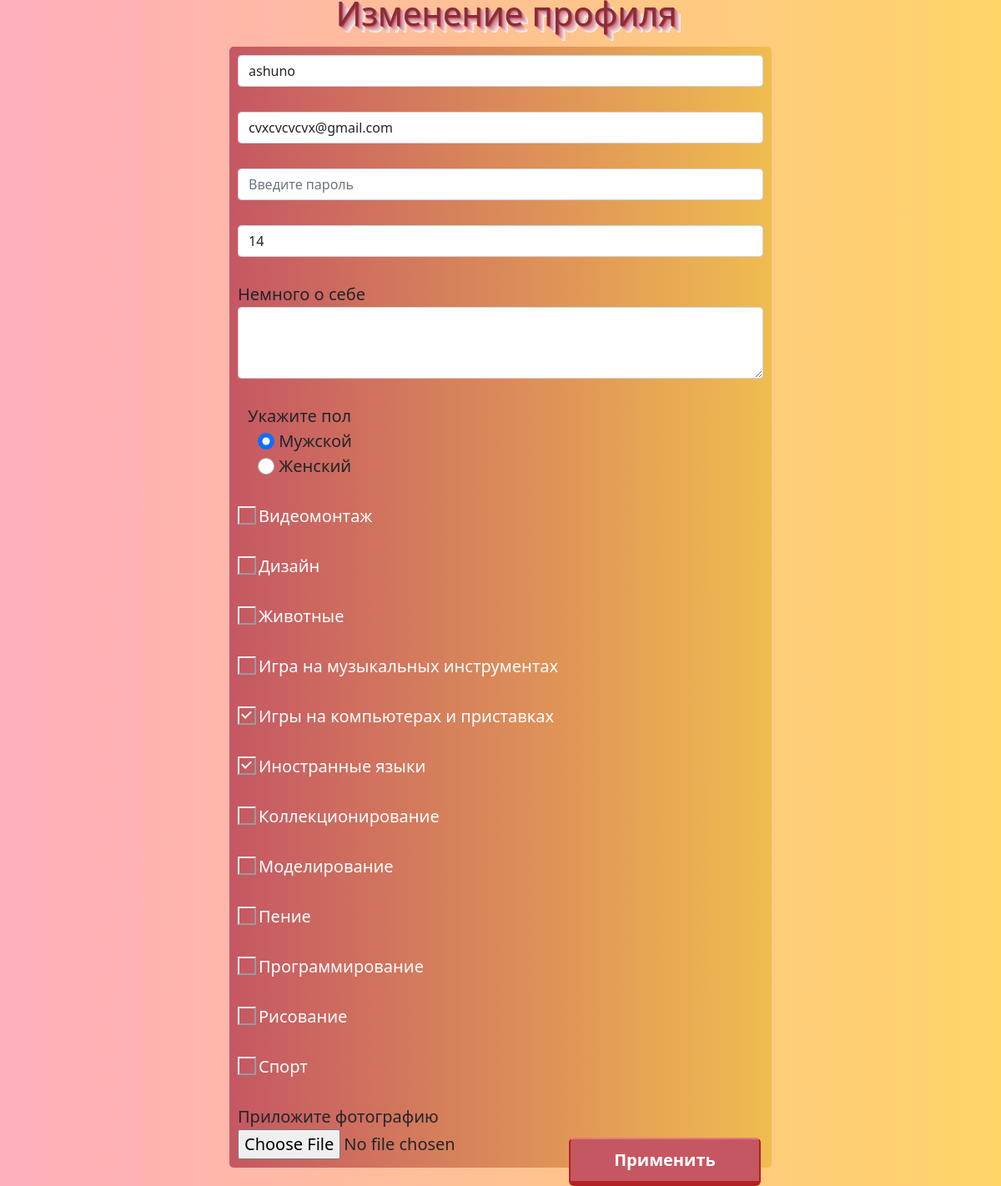
The page /changing_profile (signed in) on the database its author committed.
### data/users.py (models this page shows, shortened)
class User(SqlAlchemyBase, UserMixin):
    __tablename__ = 'users'
    id = sqlalchemy.Column(sqlalchemy.Integer, primary_key=True, autoincrement=True)
    name = sqlalchemy.Column(sqlalchemy.String, nullable=True)
    age = sqlalchemy.Column(sqlalchemy.Integer, nullable=True)
    email = sqlalchemy.Column(sqlalchemy.String, index=True, unique=True, nullable=True)
    password = sqlalchemy.Column(sqlalchemy.String, nullable=True)
    about = sqlalchemy.Column(sqlalchemy.String, nullable=True)
    gender = sqlalchemy.Column(sqlalchemy.String, nullable=True)
    hobby = sqlalchemy.Column(sqlalchemy.String, nullable=True)

class Hobby(SqlAlchemyBase):
    __tablename__ = 'hobbies'
    id = sqlalchemy.Column(sqlalchemy.Integer, primary_key=True, autoincrement=True)
    name = sqlalchemy.Column(sqlalchemy.String, nullable=True)

### main.py (the view, shortened to what this page needs)
@app.route('/changing_profile', methods=['POST', 'GET'])
def changing_profile():
    if not flask_login.current_user.is_authenticated:
        return '>:('
    main_style = url_for('static', filename='css/main_style.css')
    button_style2 = url_for('static', filename='css/button_style.css')
    text_style2 = url_for('static', filename='css/text_style2.css')
    an_style = url_for('static', filename='css/an_style.css')
    checkbox_style = url_for('static', filename='css/checkbox_style.css')
    radio_checkbox_style = url_for('static', filename='css/radio_checkbox_style.css')
    name = flask_login.current_user.name
    email = flask_login.current_user.email
    gender = flask_login.current_user.gender
    age = flask_login.current_user.age
    hobbies = get_hobbies()
    print(flask_login.current_user.hobby)
    hobby_ids = flask_login.current_user.hobby.split('-')
    print(hobby_ids)
    if request.method == 'GET':
        return render_template('changing_profile.html', hobby_ids=hobby_ids, hobbies=hobbies, age=age, gender=gender, name=name, email=email,
                               main_style=main_style, text_style2=text_style2, an_style=an_style,
                               button_style2=button_style2, checkbox_style=checkbox_style,
                               radio_checkbox_style=radio_checkbox_style, email_exists=False)

### data/db_session.py (called while the page is built, shortened)
def global_init(db_file):
    global __factory
    if __factory:
        return

def create_session() -> Session:
    global __factory
    return __factory()

### main.py (called while the page is built)
@login_manager.user_loader
def load_user(user_id):
    db_session.global_init("db/users.sqlite")
    db_sess = db_session.create_session()
    return db_sess.query(User).get(user_id)

### main_users.py (called while the page is built)
def get_hobbies():
    db_session.global_init("db/users.sqlite")
    session = db_session.create_session()
    return session.query(Hobby).all()

### templates/changing_profile.html (shortened to what this page needs)
<!DOCTYPE html>
<html lang="en">
<head>
    <link rel="stylesheet" type="text/css" href="{{main_style}}"/>
    <link rel="stylesheet" type="text/css" href="{{text_style2}}"/>
    <link rel="stylesheet" type="text/css" href="{{an_style}}"/>
    <link rel="stylesheet" type="text/css" href="{{checkbox_style}}"/>
    <link rel="stylesheet" type="text/css" href="{{radio_checkbox_style}}"/>
    <link rel="stylesheet" type="text/css" href="{{button_style2}}"/>
    <link href="https://cdn.jsdelivr.net/npm/bootstrap@5.0.0-beta2/dist/css/bootstrap.min.css" rel="stylesheet">
</head>
<body>
        <h1 align="center">Изменение профиля</h1>
        <div>
            <form class="login_form" method="post">
                <input type="text" class="form-control" id="text" aria-describedby="emailHelp" placeholder="Введите фамилию и имя" value="{{name}}" name="name">
                <br/>
                <input type="email" class="form-control" id="email" aria-describedby="emailHelp" placeholder="Введите адрес почты" value="{{email}}" name="email">
                <br/>
                <input type="password" class="form-control" id="password" placeholder="Введите пароль" name="password">
                <br/>
                <input class="form-control" id="age" aria-describedby="emailHelp" placeholder="Введите Ваш возраст" value="{{age}}" name="age"><br/>
                <div class="form-group">
                    <label for="about" class="my_text">Немного о себе</label>
                    <textarea class="form-control" id="about" rows="3" name="about"></textarea>
                </div>
                <div class="form-group">
                    <br/>
                </div>
                <div class="container">
                    <label class="my_text">Укажите пол</label>
                    <div class="container">
                      <input class="form-check-input" type="radio" name="gender" id="male" value="male" {% if gender =='male' %} checked {% endif %}>
                      <label class="form-check-label" for="male">
                        Мужской
                      </label>
                    </div>
                    <div class="container">
                      <input class="form-check-input" type="radio" name="gender" id="female" value="female" {% if gender =='female' %} checked {% endif %}>
                      <label class="form-check-label" for="female">
                        Женский
                      </label>
                    </div>
                </div>
                    <div class="checkbox">
                        {% for hobby in hobbies %}
                        <label class="form-check-label" for="interest{{hobby.id}}">{{hobby.name}}</label>
                        {% endfor %}
                     </div><br/>
                    <label for="photo" class="my_text">Приложите фотографию</label>
                    <input type="file" class="form-control-file" id="photo" name="file">
                <button type="submit" class="turquoise">Применить</button>
            </form>
        </div>
</body>
</html>

### static/css/main_style.css (style rules this page uses)
body { background: linear-gradient(to right, #ffaebd, #ffd567); margin: 50px; }

### static/css/text_style2.css (style rules this page uses)
H1 { margin-left: 30px; max-width: 100%; font-size: 70px; font-weight: normal; padding: 30; cursor: pointer; margin: 20 px; text-shadow: -8px -8px 0 hsl(353, 49%, 35%), -7px -7px 0 hsl(353, 49%, 50%), -6px -6px 0 hsl(353, 49%, 65%), -5px -5px 0 hsl(353, 49%, 70%), -4px -4px 0 hsl(353, 49%, 75%), -3px -3px 0 hsl(353, 49%, 80%), -2px -2px 0 hsl(353, 49%, 85%), -1px -1px 0 hsl(353, 49%, 90%), 0 0 0 hsl(353, 49%, 95%); color: transparent; transition: all 1s; }

### static/css/an_style.css (style rules this page uses)
form.login_form { margin-left: auto; margin-right: auto; max-width: 650px; background-color: #c55763; background: linear-gradient(to right, #c55763, #f0bc50); border-radius: 5px; padding: 10px; font-size: 20px; }

### static/css/checkbox_style.css (style rules this page uses)
.checkbox label { position: relative; display: flex; padding-left: 25px; color: #ffffff; font-size: 20px; }
.checkbox label::before, .checkbox label::after { position: absolute; content: ""; display: flex; }
.checkbox label::before { height: 22px; width: 22px; border: 2px outset; left: 0px; top: 3px; }
.checkbox label::after { height: 7px; width: 11px; border-left: 2px solid white; border-bottom: 2px solid white; transform: rotate(-45deg); left: 5px; top: 8px; }
.checkbox input[type="checkbox"] + label::after { content: none; }
.checkbox input[type="checkbox"]:checked + label::after { content: ""; }

### static/css/button_style.css (style rules this page uses)
.turquoise { position: relative; width: 230px; display: inline; margin-right: 3px; margin-top: 10px; background: #c55763; border-top: #e57b77 2px solid; border-bottom: #B22222 6px solid; border-left: #B22222 2px solid; border-right: #B22222 2px solid; border-radius: 6px; text-align: center; color: white; padding: 10px; float: right; font-size: 20px; font-weight: 600; }

### rows shown on the page
User: name "ashuno", email "cvxcvcvcvx@gmail.com", gender "☑ Мужской", gender "☐ Женский"
Hobby: name "Видеомонтаж"
Hobby: name "Дизайн"
Hobby: name "Животные"
Hobby: name "Игра на музыкальных инструментах"
Hobby: name "Игры на компьютерах и приставках"
Hobby: name "Иностранные языки"
Hobby: name "Коллекционирование"
Hobby: name "Моделирование"
Hobby: name "Пение"
Hobby: name "Программирование"
Hobby: name "Рисование"
Hobby: name "Спорт"
